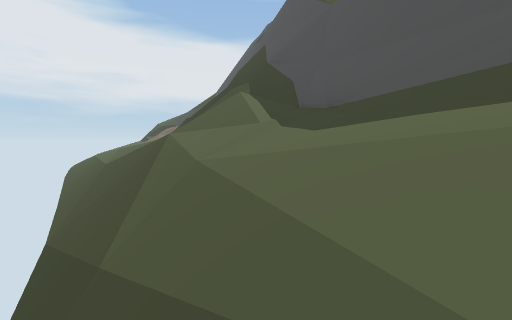
view 1 (above)

14 first-person views from a walk through a scene from a Unity 3-D project. The camera is 1.5 m above the floor, tilts 4° down and sees 85° across. The floor is counted in squares, 2 m on a side. Each view is taken from the middle of a square. On the plan, view 1 faces up. The plan holds only what a view shows up to about 10 squares ahead; the rest is blank. The place goes on beyond the plan. Some animated figures are not drawn.

view 2
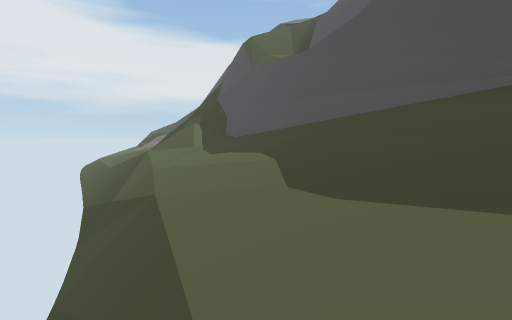

view 3
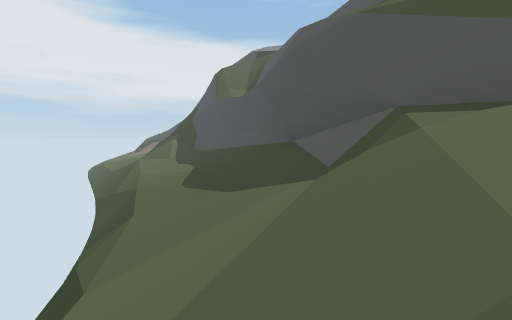

view 4
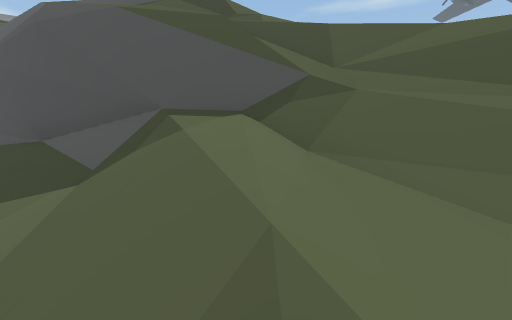

view 5
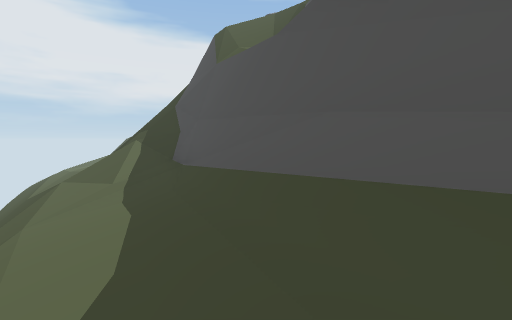

view 6
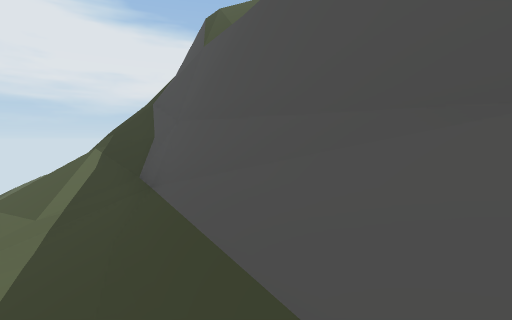

view 7
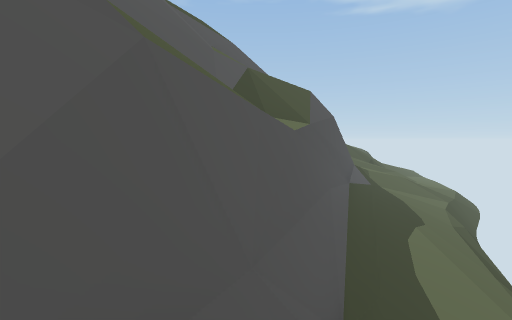

view 8
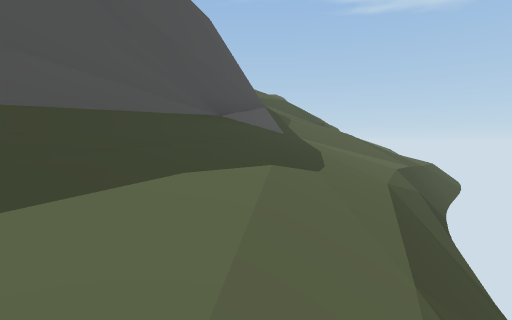

view 9
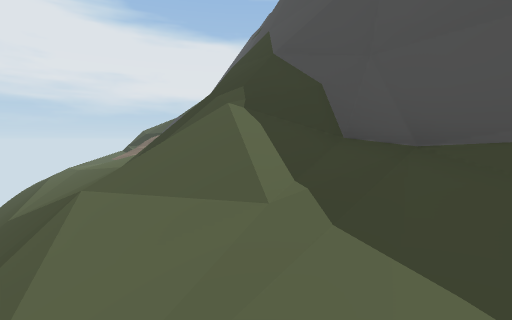

view 10
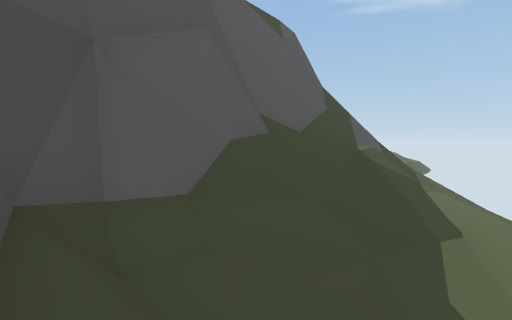

view 11
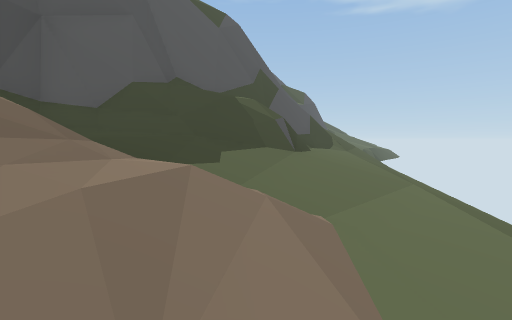

view 12
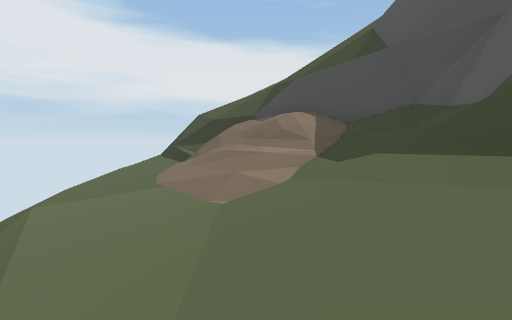

view 13
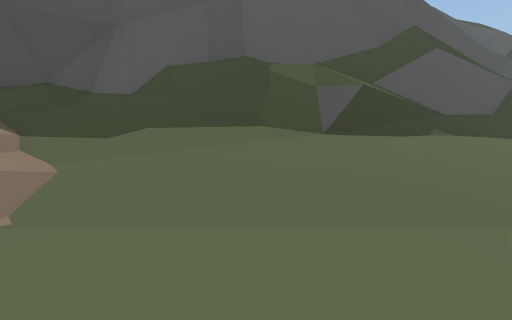

view 14
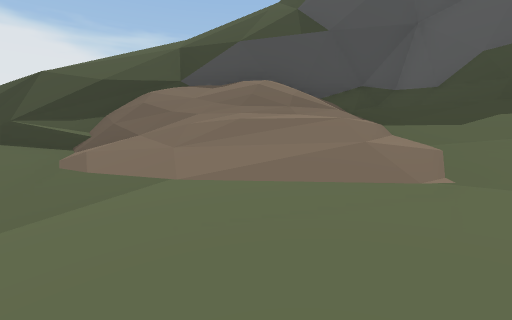

### Floor plan
Key: @ floor where view 1 was taken; # wall or solid block; . main floor; : floor 0.75 m higher than the main floor; - floor 0.75 m lower than the main floor; + floor 1.75 m higher than the main floor; * floor 4 m higher than the main floor; / step, stairs or slope; = window, fence, low wall or low ledge; ^ raised ledge; v drop or lower ground.
Columns run from 9 left of view 1 to 10 right of it. Each row starts with its distance up from view 1.
 25  ///
 24  / ///
 23  =/////
 22 ////////
 21 .=//#//=
 20 .///####
 19 -////##^
 18 -////+/#
 17 --///+/#
 16 /-..///##v
 15  /../=**#v
 14  /..:=# #v/
 13  ////==###v
 12   ////==##v
 11   /////### //
 10    ///:/##v//
  9    ////=###////
  8     ////=/#//=v
  7      /////#v/=
  6      /////##/##
  5       /////#v##/
  4        ////#v=#//
  3        //::/#=#/#
  2         //:+##v =
  1         ///:/#v =
  0          @///## =
 -1          ///+/#// //
 -2           ////##/ //
 -3           /////#/ //
 -4           v////#///
 -5           vv///==//
 -6            v///////
 -7            ////////
 -8            ////////

Positions as (right, up) in squares from view 1, and headings:
1: (0, 0), facing up
2: (2, -4), facing up
3: (4, -8), facing up
4: (4, -8), facing up-right
5: (3, -1), facing up
6: (3, 1), facing up
7: (0, 8), facing down-right
8: (0, 2), facing down-right
9: (0, 3), facing up
10: (-5, 19), facing down-right
11: (-8, 19), facing down-right
12: (-6, 13), facing up
13: (-8, 15), facing right
14: (-9, 16), facing up-right
